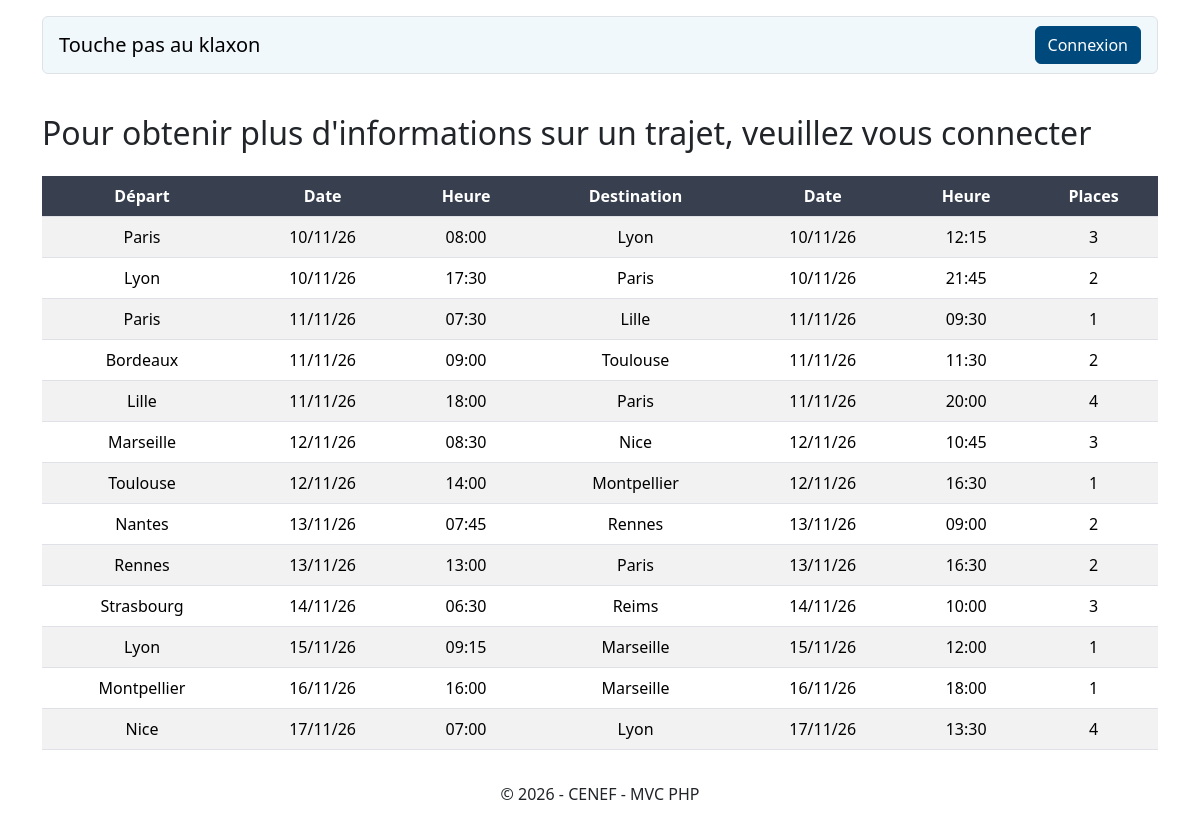
The page / on the database its author committed.
### tables this page shows
CREATE TABLE trajet (
    id_trajet         INT UNSIGNED NOT NULL AUTO_INCREMENT,
    id_agence_depart  INT UNSIGNED NOT NULL,
    id_agence_arrivee INT UNSIGNED NOT NULL,
    date_depart       DATETIME NOT NULL,
    date_arrivee      DATETIME NOT NULL,
    places_total      TINYINT UNSIGNED NOT NULL,
    places_dispo      TINYINT UNSIGNED NOT NULL,
    id_employe        INT UNSIGNED NOT NULL,
    PRIMARY KEY (id_trajet),
    CONSTRAINT fk_trajet_depart  FOREIGN KEY (id_agence_depart)  REFERENCES agence (id_agence),
    CONSTRAINT fk_trajet_arrivee FOREIGN KEY (id_agence_arrivee) REFERENCES agence (id_agence),
    CONSTRAINT fk_trajet_employe FOREIGN KEY (id_employe)        REFERENCES employe (id_employe),
    CONSTRAINT ck_trajet_agences CHECK (id_agence_depart <> id_agence_arrivee),
    CONSTRAINT ck_trajet_dates   CHECK (date_arrivee > date_depart),
    CONSTRAINT ck_trajet_places  CHECK (places_total >= 1 AND places_dispo <= places_total),
    INDEX idx_trajet_depart (date_depart)
);

CREATE TABLE agence (
    id_agence INT UNSIGNED NOT NULL AUTO_INCREMENT,
    nom       VARCHAR(100) NOT NULL,
    PRIMARY KEY (id_agence),
    CONSTRAINT uq_agence_nom UNIQUE (nom)
);

### src/Core/Controller.php (called while the page is built, shortened)
<?php
abstract class Controller
{
    protected function render(string $view, array $data = []): void
    {
        View::render($view, $data);
    }
}

### src/Controllers/TrajetController.php (called while the page is built, shortened)
<?php
final class TrajetController extends Controller
{
    public function index(array $params = []): void
    {
        $repository = new TrajetRepository(Database::getConnection());
        $this->render('trajets/index', [
            'title'   => 'Trajets proposés',
            'trajets' => $repository->findAvailable(Auth::check()),
        ]);
    }
}

### public/index.php (called while the page is built, shortened)
<?php
$router = new Router();
$router->dispatch($_SERVER['REQUEST_METHOD'], $_SERVER['REQUEST_URI']);

### src/Core/Session.php (called while the page is built, shortened)
<?php
final class Session
{
    public static function get(string $key, mixed $default = null): mixed
    {
        return $_SESSION[$key] ?? $default;
    }
}

### src/Core/Auth.php (called while the page is built, shortened)
<?php
final class Auth
{
    public static function user(): ?array
    {
        $user = Session::get('user');
        if (!is_array($user)) {
            return null;
        }
        return $user;
    }
    public static function check(): bool
    {
        return self::user() !== null;
    }
    public static function isAdmin(): bool
    {
        return (self::user()['role'] ?? '') === 'admin';
    }
}

### src/Models/TrajetRepository.php (called while the page is built, shortened)
<?php
final class TrajetRepository
{
    public function findAvailable(bool $withDetails = false): array
    {
        $columns = $withDetails
            ? ', t.places_total, t.id_employe,
               e.nom AS auteur_nom, e.prenom AS auteur_prenom,
               e.telephone AS auteur_telephone, e.email AS auteur_email'
            : '';
        $join = $withDetails
            ? 'INNER JOIN employe e ON e.id_employe = t.id_employe'
            : '';
        $sql = "SELECT t.id_trajet,
                       ad.nom AS agence_depart,
                       aa.nom AS agence_arrivee,
                       t.date_depart,
                       t.date_arrivee,
                       t.places_dispo
                       $columns
                FROM trajet t
                INNER JOIN agence ad ON ad.id_agence = t.id_agence_depart
                INNER JOIN agence aa ON aa.id_agence = t.id_agence_arrivee
                $join
                WHERE t.places_dispo > 0
                  AND t.date_depart > NOW()
                ORDER BY t.date_depart ASC";
        $stmt = $this->pdo->query($sql);
        $rows = $stmt === false ? [] : $stmt->fetchAll(PDO::FETCH_ASSOC);
        return $rows;
    }
}

### src/Core/Flash.php (called while the page is built, shortened)
<?php
final class Flash
{
    public static function consume(): array
    {
        $messages = Session::get('flash', []);
        return $messages;
    }
}

### src/Views/trajets/index.php (the view, shortened to what this page needs)
<?php
$connected = Auth::check();
?>
<h1 class="h2 my-4">
    <?= $connected ? 'Trajets proposés' : 'Pour obtenir plus d\'informations sur un trajet, veuillez vous connecter' ?>
</h1>
<?php if ($trajets === []) : ?>
    <p class="alert alert-secondary">Aucun trajet disponible pour le moment.</p>
<?php else : ?>
    <table class="table table-striped table-klaxon text-center align-middle">
        <thead>
            <tr>
                <th>Départ</th>
                <th>Date</th>
                <th>Heure</th>
                <th>Destination</th>
                <th>Date</th>
                <th>Heure</th>
                <th>Places</th>
            </tr>
        </thead>
        <tbody>
            <?php foreach ($trajets as $trajet) : ?>
                <tr>
                    <td><?= View::e($trajet['agence_depart']) ?></td>
                    <td><?= View::date((string) $trajet['date_depart']) ?></td>
                    <td><?= View::time((string) $trajet['date_depart']) ?></td>
                    <td><?= View::e($trajet['agence_arrivee']) ?></td>
                    <td><?= View::date((string) $trajet['date_arrivee']) ?></td>
                    <td><?= View::time((string) $trajet['date_arrivee']) ?></td>
                    <td><?= View::e($trajet['places_dispo']) ?></td>
                </tr>
            <?php endforeach; ?>
        </tbody>
    </table>
<?php endif; ?>

### src/Core/Router.php (shortened to what this page needs)
<?php
final class Router
{
    private array $routes = [];
    public function dispatch(string $method, string $uri): void
    {
        $path = parse_url($uri, PHP_URL_PATH);
        $path = is_string($path) ? '/' . trim($path, '/') : '/';
        foreach ($this->routes as $route) {
            if (preg_match($route['pattern'], $path, $matches) !== 1) {
                continue;
            }
            $params = array_filter($matches, 'is_string', ARRAY_FILTER_USE_KEY);
            [$class, $action] = $route['handler'];
            $controller = new $class();
            $controller->$action($params);
            return;
        }
    }
    private function add(string $method, string $path, array $handler): void
    {
        $pattern = '#^' . (string) preg_replace('#\{(\w+)\}#', '(?P<$1>[^/]+)', $path) . '$#';
        $this->routes[] = [
            'method'  => $method,
            'pattern' => $pattern,
            'handler' => $handler,
        ];
    }
}

### src/Core/View.php (shortened to what this page needs)
<?php
final class View
{
    private static string $basePath = '';
    public static function setBasePath(string $path): void
    {
        self::$basePath = $path;
    }
    public static function render(string $view, array $data = [], string $layout = 'layouts/main'): void
    {
        $content = self::capture($view, $data);
        echo self::capture($layout, $data + ['content' => $content]);
    }
    public static function e(mixed $value): string
    {
        return htmlspecialchars(is_scalar($value) ? (string) $value : '', ENT_QUOTES, 'UTF-8');
    }
    public static function date(string $datetime): string
    {
        return (new DateTimeImmutable($datetime))->format('d/m/y');
    }
    public static function time(string $datetime): string
    {
        return (new DateTimeImmutable($datetime))->format('H:i');
    }
    private static function capture(string $template, array $data): string
    {
        $file = self::$basePath . '/' . $template . '.php';
        extract($data, EXTR_SKIP);
        require $file;
        return (string) ob_get_clean();
    }
}

### src/Views/layouts/main.php (shortened to what this page needs)
<?php
$header = Auth::isAdmin() ? 'header_admin' : (Auth::check() ? 'header_user' : 'header_visiteur');
?>
<!doctype html>
<html lang="fr">
<head>
    <link rel="stylesheet" href="/assets/css/main.css">
</head>
<body class="d-flex flex-column min-vh-100">
    <?php require __DIR__ . '/../partials/' . $header . '.php'; ?>
    <main class="container flex-grow-1">
        <?php require __DIR__ . '/../partials/flash.php'; ?>
        <?= $content ?>
    </main>
    <footer class="container text-center py-3">
        © <?= date('Y') ?> - CENEF - MVC PHP
    </footer>
</body>
</html>

### src/Views/partials/header_visiteur.php
<header class="container py-3">
    <nav class="navbar bg-light border rounded px-3">
        <a class="navbar-brand" href="/">Touche pas au klaxon</a>
        <a class="btn btn-dark" href="/login">Connexion</a>
    </nav>
</header>

### rows shown on the page
trajet: id_agence_depart.nom "Paris", date_depart "10/11/26", date_depart "08:00", id_agence_arrivee.nom "Lyon", date_arrivee "10/11/26", date_arrivee "12:15", places_dispo "3"
trajet: id_agence_depart.nom "Lyon", date_depart "10/11/26", date_depart "17:30", id_agence_arrivee.nom "Paris", date_arrivee "10/11/26", date_arrivee "21:45", places_dispo "2"
trajet: id_agence_depart.nom "Paris", date_depart "11/11/26", date_depart "07:30", id_agence_arrivee.nom "Lille", date_arrivee "11/11/26", date_arrivee "09:30", places_dispo "1"
trajet: id_agence_depart.nom "Bordeaux", date_depart "11/11/26", date_depart "09:00", id_agence_arrivee.nom "Toulouse", date_arrivee "11/11/26", date_arrivee "11:30", places_dispo "2"
trajet: id_agence_depart.nom "Lille", date_depart "11/11/26", date_depart "18:00", id_agence_arrivee.nom "Paris", date_arrivee "11/11/26", date_arrivee "20:00", places_dispo "4"
trajet: id_agence_depart.nom "Marseille", date_depart "12/11/26", date_depart "08:30", id_agence_arrivee.nom "Nice", date_arrivee "12/11/26", date_arrivee "10:45", places_dispo "3"
trajet: id_agence_depart.nom "Toulouse", date_depart "12/11/26", date_depart "14:00", id_agence_arrivee.nom "Montpellier", date_arrivee "12/11/26", date_arrivee "16:30", places_dispo "1"
trajet: id_agence_depart.nom "Nantes", date_depart "13/11/26", date_depart "07:45", id_agence_arrivee.nom "Rennes", date_arrivee "13/11/26", date_arrivee "09:00", places_dispo "2"
trajet: id_agence_depart.nom "Rennes", date_depart "13/11/26", date_depart "13:00", id_agence_arrivee.nom "Paris", date_arrivee "13/11/26", date_arrivee "16:30", places_dispo "2"
trajet: id_agence_depart.nom "Strasbourg", date_depart "14/11/26", date_depart "06:30", id_agence_arrivee.nom "Reims", date_arrivee "14/11/26", date_arrivee "10:00", places_dispo "3"
trajet: id_agence_depart.nom "Lyon", date_depart "15/11/26", date_depart "09:15", id_agence_arrivee.nom "Marseille", date_arrivee "15/11/26", date_arrivee "12:00", places_dispo "1"
trajet: id_agence_depart.nom "Montpellier", date_depart "16/11/26", date_depart "16:00", id_agence_arrivee.nom "Marseille", date_arrivee "16/11/26", date_arrivee "18:00", places_dispo "1"
trajet: id_agence_depart.nom "Nice", date_depart "17/11/26", date_depart "07:00", id_agence_arrivee.nom "Lyon", date_arrivee "17/11/26", date_arrivee "13:30", places_dispo "4"
